Frame 1 (no input): blank canvas, image omitted
Frame 60 (the mouse pressed at the canvas centre just before this capture): blank canvas, image omitted
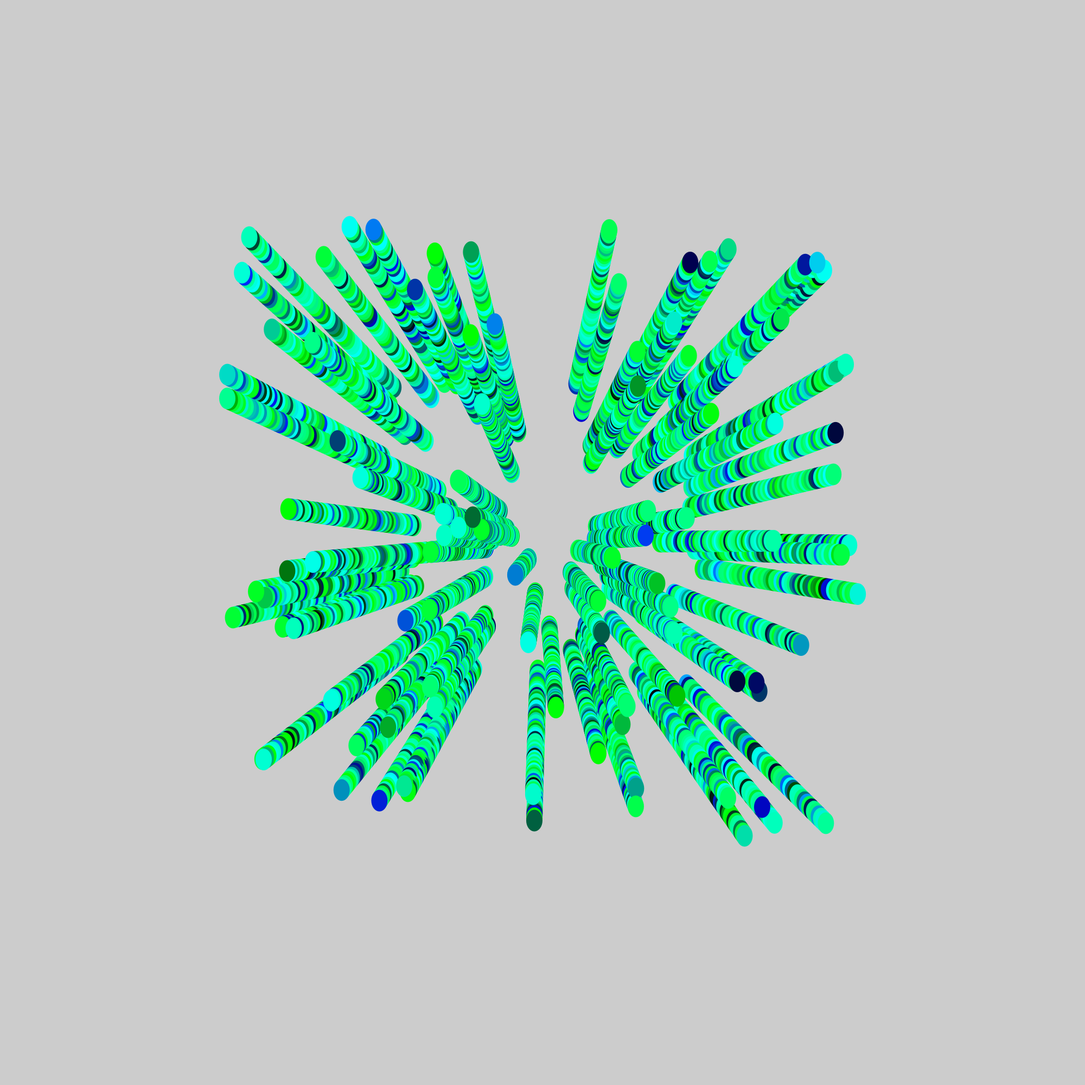
Frame 120 (the mouse held since frame 60 and released just before this capture)

The Processing sketch whose frames 1 and 60 were blank and that drew this single picture after the mouse press (run headless with seeded random() and noise(); from frame 60 on, the mouse is pressed at the canvas centre):

// Processing sketch: classes2
// ── classes2.pde
Ball[]b=new Ball[100];

void setup() {
  size(2000, 2000);
  colorMode(RGB, 100);
  for (int i=0;i<b.length;i++) {
    b[i]= new Ball(width/2, height/2);
  }
}

void draw() {
  ;
  for (int i=0; i<b.length;i++) {
    b[i].update();
    b[i].display();
  }
}

class Ball {
  float x;
  float y;
  float dx;
  float dy;
  float r1;
  float r2;

  Ball(float _x, float _y) {
    x=_x;
    y=_y;
    dx=random(-5, 5);
    dy=random(-5, 5);
    r1=30;
    r2=40;
  }

  void update() {
    if (x>width-r1||x<r1) {
      dx*=-1;
    }
    if (y > height - r2 || y < r2) {
      dy*=-1;
    }

    x+=dx;
    y+=dy;
  }

  void display() {
    noStroke();
    fill(0, random(255), random(100));
    ellipse(x, y, r1 * map(mouseY, 0, height, 0, 2), r2 * map(mouseX, 0, width, 0, 2));
  }
}
